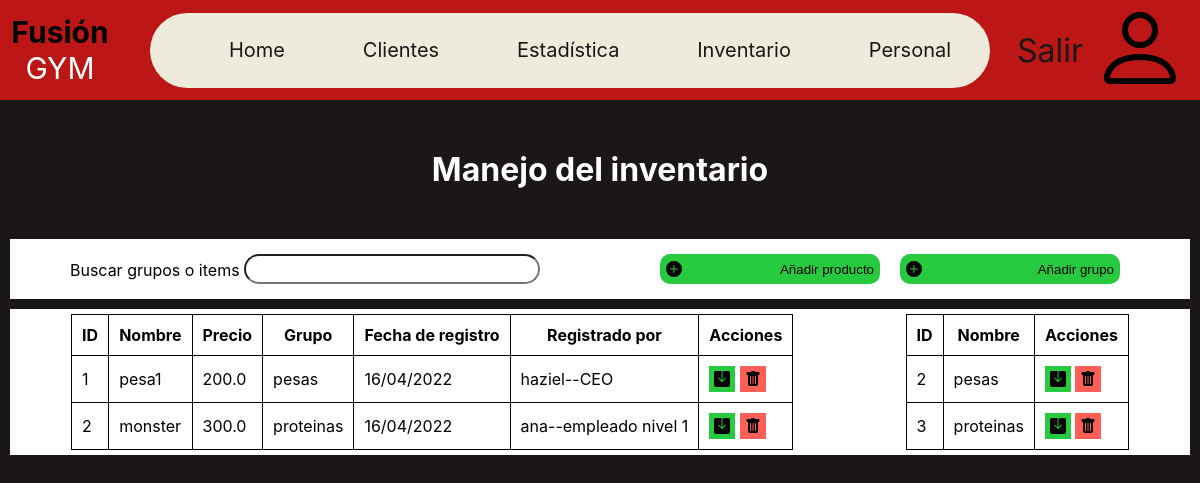
/inventario (signed in), run on an earlier commit of the app's database.
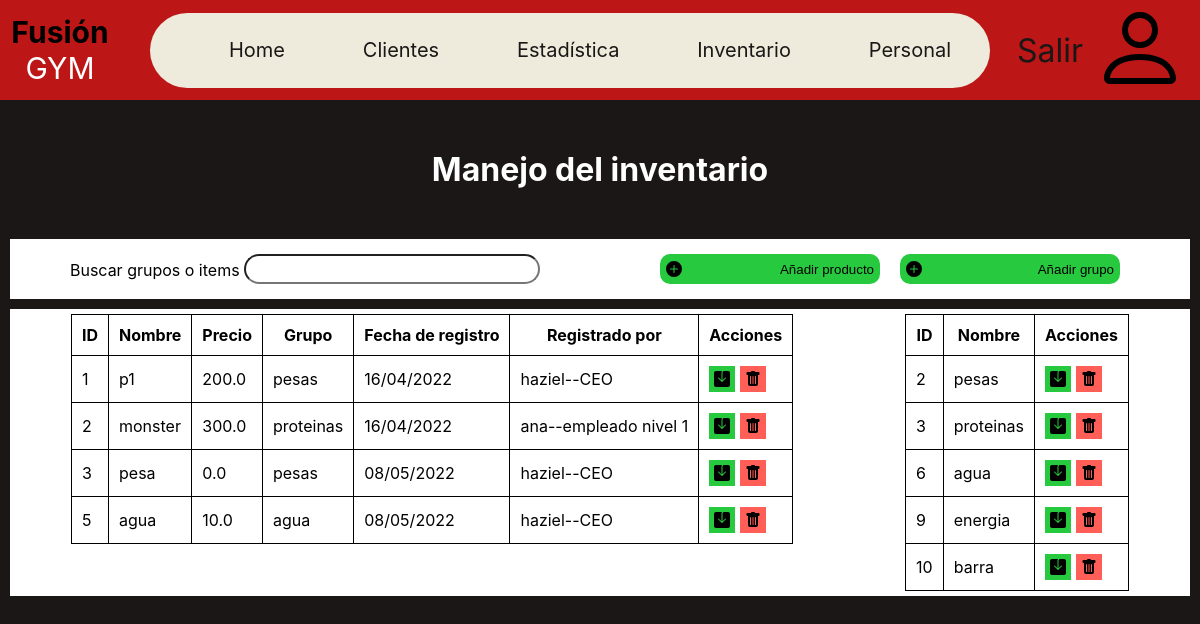
And on a later commit of the database.
### base/models.py (models this page shows, shortened)
class Inventory(models.Model):
    name = models.CharField(max_length=200)
    cluster = models.ForeignKey(Cluster, on_delete=models.CASCADE)
    date_register = models.DateTimeField(auto_now_add=True)
    register_by = models.ForeignKey(Staff, on_delete=models.CASCADE)
    price = models.FloatField(default=0)

class Cluster(models.Model):
    name = models.CharField(max_length=200,unique=True)
    def __str__(self):
        return self.name

class Staff(AbstractUser):
    username = models.CharField(max_length=200, default="", unique=True)
    RANKS = (
        'CEO', 'segundo al mando',
        'empleado nivel 1', 'empleado nivel 2')
    ranks_readable = tuple(zip(RANKS, RANKS))
    rank = models.CharField(
        max_length=50, choices=ranks_readable, default=RANKS[-1])
    def __str__(self):
        return f'{self.username}--{self.rank}'

### base/views.py (the view)
# urls.py: path('inventario',views.invetory,name='inventory'),
@login_required(login_url='login-page')
def invetory(req):
    q = req.GET.get('q') if req.GET.get('q') != None else ''
    items = Inventory.objects.filter(
        Q(name__icontains=q ) | Q(cluster__name__icontains=q))
    clusters = Cluster.objects.filter(
        Q(name__icontains=q)
    )
    context = {'title':'Inventario', 'items':items,'clusters':clusters}
    return render(req,'base/inventory.html',context)

### base/templates/base/inventory.html (shortened to what this page needs)
{% extends 'main.html' %} {% load static %}
{% block content %}
<link rel="stylesheet" href="{% static 'styles/inventory.css' %}">
{% include 'menu.html' %}
<h1>Manejo del inventario</h1>
<header>
    <form method="GET" action="{% url 'inventory' %}" class="search">
      <label for="">Buscar grupos o items</label>
      <input type="search" id="search-bar" name="q" />
    </form>
    <div class="add">
      <button class="display-modal" id="item-add" >
        <img src="{% static 'icons/plus-circle-fill.svg' %}" alt=""> Añadir producto
    </button>
    <button class="display-modal" id="cluster-add">
        <img src="{% static 'icons/plus-circle-fill.svg' %}" alt=""> Añadir grupo
    </button>
    </div>
</header>
<main>
  <section>
    <table>
        <thead>
           <tr>
        <th>ID</th>
        <th>Nombre</th>
        <th>Precio</th>
        <th>Grupo</th>
        <th>Fecha de registro</th>
        <th>Registrado por</th>
        <th>Acciones</th>
      </tr>
        </thead>
      <tbody>
         {% for item in items %}
      <tr id="it_{{item.id}}">
        <td>{{item.id}}</td>
        <td>{{item.name}}</td>
        <td>{{item.price}}</td>
        <td>{{item.cluster}}</td>
        <td>{{item.date_register|date:"d/m/Y"}}</td>
        <td>{{item.register_by}}</td>
        <td><div class="actions">
            <button class="display-modal" onclick="updateItem('{{item.id}}')">
                <img src="{% static 'icons/save-fill.svg' %}" alt="">
            </button>
            <button class="display-modal" onclick="delItem('{{item.id}}')">
                <img src="{% static 'icons/trash-fill.svg' %}" alt="">
            </button>
        </div></td>
      </tr>
      {% endfor %}
      </tbody>
    </table>
  </section>
  <section>
    <table>
        <thead>
          <tr>
        <th>ID</th>
        <th>Nombre</th>
        <th>Acciones</th>
      </tr>
        </thead>
      <tbody>
         {% for cluster in clusters %}
      <tr id="cl_{{cluster.id}}">
        <td>{{cluster.id}}</td>
        <td>{{cluster.name}}</td>
        <td>
            <div class="actions">
                <button class="display-modal" onclick="updateGroup('{{cluster.id}}')">
                    <img src="{% static 'icons/save-fill.svg' %}" alt="">
                </button>
                <button class="display-modal " onclick="delGroup('{{cluster.id}}')">
                    <img src="{% static 'icons/trash-fill.svg' %}" alt="">
                </button>
            </div>
        </td>
      </tr>
      {% endfor %}
      </tbody>
    </table>
  </section>
</main>
{% endblock content %}

What changed in the data, as far as the page shows it:
changed Inventory id 1: name "pesa1" → "p1"
added Inventory: id "3", name "pesa", price "0.0", cluster "pesas", date_register "08/05/2022", register_by "haziel--CEO"
added Inventory: id "5", name "agua", price "10.0", cluster "agua", date_register "08/05/2022", register_by "haziel--CEO"
added Cluster: id "6", name "agua"
added Cluster: id "9", name "energia"
added Cluster: id "10", name "barra"
